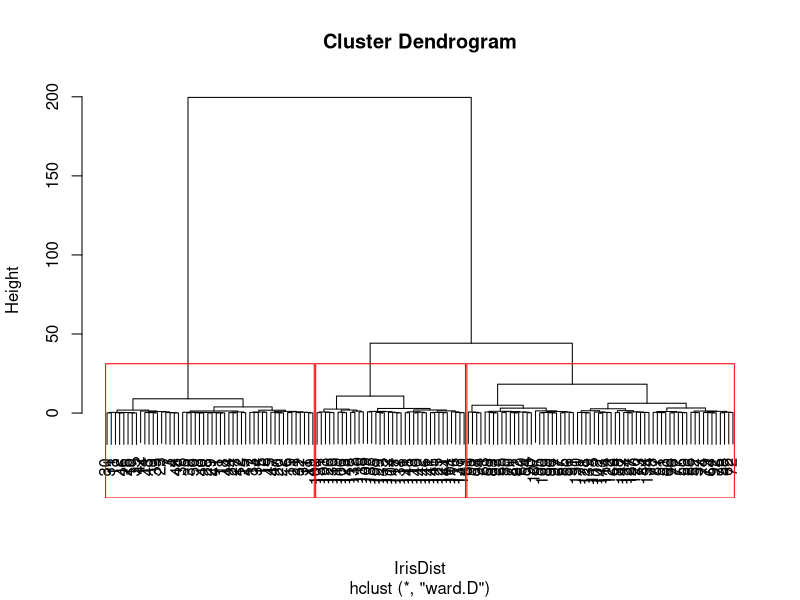

Here is the R script that generated this plot:
# IAP 2015
# 15.S60 Software Tools for Operations Research
# Lecture 1: Introduction to R

# Script file 1-4.R
# In this script file, we cover hierarchical and 
# k-means clustering

#############################

# R has many built-in datasets -- 
# let's take a look at what they have
data()

# Load the iris set and learn about it
data(iris)
?iris
str(iris)

#############################
## HIERARCHICAL CLUSTERING ##
#############################

# Since species is not a number, we can't 
# compute a distance, so we need to exclude
# the last column
IrisDist = dist(iris[1:4], method = "euclidean")

# Alternative methods include "maximum" and 
# "manhattan" (different distance metrics)

# Compute the hierarchical clusters.  We use 
# method = "ward" to minimize the distance between
# the clusters and the variance within each 
# of the clusters
IrisHC = hclust(IrisDist, method = "ward.D")

# Plot a dendrogram
plot(IrisHC)

# This diagram will help us decide how many
# clusters are appropriate for this problem.
# The height of the vertical lines represents
# the distance between the points that were 
# combined into clusters. The record numbers
# are listed among the bottom (usually hard to
# see). The taller the lines, the more likely
# it is that clusters should be separate. Two
# or three clusters would be appropriate here.

# Plot rectangles around the clusters to aid
# in visualization
rect.hclust(IrisHC, k = 3, border = "red")

# Now, split the data into these three clusters
IrisHCGroups = cutree(IrisHC, k = 3)

# IrisHCGroups is now a vector assigning each
# data point to a cluster

# Use a table to look at the properties of each 
# of the clusters.
table(iris$Species, IrisHCGroups)
tapply(iris$Petal.Length, IrisHCGroups, mean)

# Using tapply for the means of each of the 
# attributes will give us the centroids of the
# clusters.

########################
## K-MEANS CLUSTERING ##
########################

# K-means clustering requires that we have
# an initial guess as to how many clusters
# there are.  We will initialize it to 3 in this
# case, but if we didn't know, we could always
# try multiple values and experiment

# Run a k-means cluster with 3 clusters and 
# 100 iterations (centroids recomputed and points
# reassigned each time)
IrisKMC = kmeans(iris[1:4], centers = 3, iter.max = 100)
str(IrisKMC)

# Create a vector with the group numbers
IrisKMCGroups = IrisKMC$cluster

# Check out the properties of the clusters 
# using table
table(iris$Species, IrisKMCGroups)

# Try improving with more iterations!
IrisKMC = kmeans(iris[1:4], centers = 3, iter.max = 10000)
IrisKMCGroups = IrisKMC$cluster
table(iris$Species, IrisKMCGroups)

# Look at the locations of the centroids
IrisKMC$centers

################
## ASSIGNMENT ##
################

# 1a) Cluster the LettersBinary dataset using
#     hierarchical clustering. Don't forget to
#     leave out the "Letter" attribute when
#     computing the distance matrix! (Since
#     this dataset is larger, it may take
#     a bit longer to compute)




#  b) Plot the dendrogram and use it to 
#     decide how many clusters to select.




#  c) Make a table comparing the "Letter" 
#     attribute compared with the HC assignment




# 2) Do the same using k-means clustering. 
#    How well do you think clustering performs
#    on this dataset?



# Clustering doesn't seem to do too well here.


# EXTRA ASSIGNMENT

# An additional parameter in the K-Means 
# algorithm is the number of random starts to 
# use. This is controlled with the parameter 
# nstart in the function kmeans. Try different 
# values for nstart. Does it improve the 
# algorithm?











